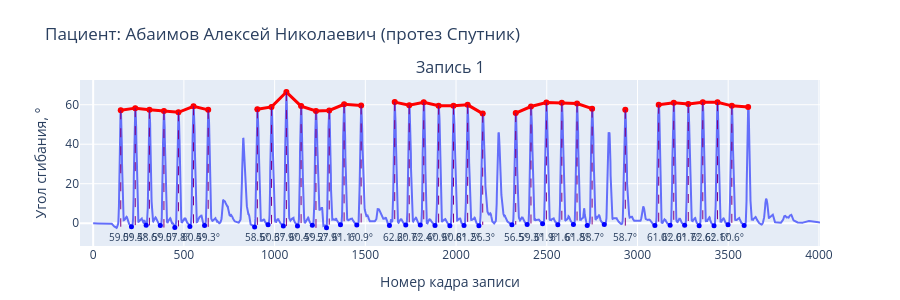

Notebook cell for this chart:
### Code cell
patient_name = list(patients_data_tta.keys())[0]

fig_abaimov_sputnik = plot_joint_for_patient(
    patients_data_tta,
    patient_name,
    joint_idx=3
)

fig_abaimov_sputnik.show()

### Figure 1 — Plotly figure (JSON) as saved in the notebook; plotly's stock layout.template omitted (floating-point values rounded to 4 significant figures; data arrays with more than 128 entries replaced by an {"elided": "..."} marker saying what was removed)
{"data": [{"mode": "lines", "name": "Запись 1", "showlegend": false, "type": "scatter", "x": {"elided": "4007 int values"}, "xaxis": "x", "y": {"elided": "4007 float values"}, "yaxis": "y"}, {"line": {"color": "red", "width": 3}, "mode": "lines+markers", "showlegend": false, "type": "scatter", "x": [152.0, 232.0, 310.0, 390.0, 470.0, 553.0, 634.0, NaN, 905.0, 983.0, 1065.0, 1146.0, 1228.0, 1301.0, 1383.0, 1477.0, NaN, 1662.0, 1742.0, 1822.0, 1904.0, 1986.0, 2064.0, 2147.0, NaN, 2329.0, 2413.0, 2498.0, 2583.0, 2667.0, 2750.0, NaN, 2933.0, NaN, 3117.0, 3200.0, 3280.0, 3360.0, 3441.0, 3520.0, 3610.0], "xaxis": "x", "y": [57.2, 58.28, 57.47, 56.8, 56.18, 59.2, 57.41, NaN, 57.66, 58.92, 66.43, 59.31, 56.83, 57.1, 60.2, 59.62, NaN, 61.33, 59.73, 61.25, 59.54, 59.55, 59.95, 55.5, NaN, 55.78, 59.1, 61.14, 61.01, 60.62, 58.03, NaN, 57.46, NaN, 60.03, 60.98, 60.37, 61.27, 61.28, 59.45, 58.83], "yaxis": "y"}, {"marker": {"color": "red", "size": 5}, "mode": "markers", "showlegend": false, "type": "scatter", "x": [152], "xaxis": "x", "y": [57.2], "yaxis": "y"}, {"marker": {"color": "blue", "size": 5}, "mode": "markers", "showlegend": false, "type": "scatter", "x": [211], "xaxis": "x", "y": [-1.799], "yaxis": "y"}, {"hovertemplate": "Амплитуда: 59.0°<extra></extra>", "line": {"color": "purple", "dash": "dash", "width": 1}, "mode": "lines", "showlegend": false, "type": "scatter", "x": [152, 152], "xaxis": "x", "y": [57.2, -1.799], "yaxis": "y"}, {"marker": {"color": "red", "size": 5}, "mode": "markers", "showlegend": false, "type": "scatter", "x": [232], "xaxis": "x", "y": [58.28], "yaxis": "y"}, {"marker": {"color": "blue", "size": 5}, "mode": "markers", "showlegend": false, "type": "scatter", "x": [292], "xaxis": "x", "y": [-1.092], "yaxis": "y"}, {"hovertemplate": "Амплитуда: 59.4°<extra></extra>", "line": {"color": "purple", "dash": "dash", "width": 1}, "mode": "lines", "showlegend": false, "type": "scatter", "x": [232, 232], "xaxis": "x", "y": [58.28, -1.092], "yaxis": "y"}, {"marker": {"color": "red", "size": 5}, "mode": "markers", "showlegend": false, "type": "scatter", "x": [310], "xaxis": "x", "y": [57.47], "yaxis": "y"}, {"marker": {"color": "blue", "size": 5}, "mode": "markers", "showlegend": false, "type": "scatter", "x": [370], "xaxis": "x", "y": [-1.133], "yaxis": "y"}, {"hovertemplate": "Амплитуда: 58.6°<extra></extra>", "line": {"color": "purple", "dash": "dash", "width": 1}, "mode": "lines", "showlegend": false, "type": "scatter", "x": [310, 310], "xaxis": "x", "y": [57.47, -1.133], "yaxis": "y"}, {"marker": {"color": "red", "size": 5}, "mode": "markers", "showlegend": false, "type": "scatter", "x": [390], "xaxis": "x", "y": [56.8], "yaxis": "y"}, {"marker": {"color": "blue", "size": 5}, "mode": "markers", "showlegend": false, "type": "scatter", "x": [450], "xaxis": "x", "y": [-2.209], "yaxis": "y"}, {"hovertemplate": "Амплитуда: 59.0°<extra></extra>", "line": {"color": "purple", "dash": "dash", "width": 1}, "mode": "lines", "showlegend": false, "type": "scatter", "x": [390, 390], "xaxis": "x", "y": [56.8, -2.209], "yaxis": "y"}, {"marker": {"color": "red", "size": 5}, "mode": "markers", "showlegend": false, "type": "scatter", "x": [470], "xaxis": "x", "y": [56.18], "yaxis": "y"}, {"marker": {"color": "blue", "size": 5}, "mode": "markers", "showlegend": false, "type": "scatter", "x": [533], "xaxis": "x", "y": [-1.644], "yaxis": "y"}, {"hovertemplate": "Амплитуда: 57.8°<extra></extra>", "line": {"color": "purple", "dash": "dash", "width": 1}, "mode": "lines", "showlegend": false, "type": "scatter", "x": [470, 470], "xaxis": "x", "y": [56.18, -1.644], "yaxis": "y"}, {"marker": {"color": "red", "size": 5}, "mode": "markers", "showlegend": false, "type": "scatter", "x": [553], "xaxis": "x", "y": [59.2], "yaxis": "y"}, {"marker": {"color": "blue", "size": 5}, "mode": "markers", "showlegend": false, "type": "scatter", "x": [614], "xaxis": "x", "y": [-1.184], "yaxis": "y"}, {"hovertemplate": "Амплитуда: 60.4°<extra></extra>", "line": {"color": "purple", "dash": "dash", "width": 1}, "mode": "lines", "showlegend": false, "type": "scatter", "x": [553, 553], "xaxis": "x", "y": [59.2, -1.184], "yaxis": "y"}, {"marker": {"color": "red", "size": 5}, "mode": "markers", "showlegend": false, "type": "scatter", "x": [634], "xaxis": "x", "y": [57.41], "yaxis": "y"}, {"marker": {"color": "blue", "size": 5}, "mode": "markers", "showlegend": false, "type": "scatter", "x": [890], "xaxis": "x", "y": [-1.883], "yaxis": "y"}, {"hovertemplate": "Амплитуда: 59.3°<extra></extra>", "line": {"color": "purple", "dash": "dash", "width": 1}, "mode": "lines", "showlegend": false, "type": "scatter", "x": [634, 634], "xaxis": "x", "y": [57.41, -1.883], "yaxis": "y"}, {"marker": {"color": "red", "size": 5}, "mode": "markers", "showlegend": false, "type": "scatter", "x": [905], "xaxis": "x", "y": [57.66], "yaxis": "y"}, {"marker": {"color": "blue", "size": 5}, "mode": "markers", "showlegend": false, "type": "scatter", "x": [964], "xaxis": "x", "y": [-0.85], "yaxis": "y"}, {"hovertemplate": "Амплитуда: 58.5°<extra></extra>", "line": {"color": "purple", "dash": "dash", "width": 1}, "mode": "lines", "showlegend": false, "type": "scatter", "x": [905, 905], "xaxis": "x", "y": [57.66, -0.85], "yaxis": "y"}, {"marker": {"color": "red", "size": 5}, "mode": "markers", "showlegend": false, "type": "scatter", "x": [983], "xaxis": "x", "y": [58.92], "yaxis": "y"}, {"marker": {"color": "blue", "size": 5}, "mode": "markers", "showlegend": false, "type": "scatter", "x": [1048], "xaxis": "x", "y": [-1.433], "yaxis": "y"}, {"hovertemplate": "Амплитуда: 60.3°<extra></extra>", "line": {"color": "purple", "dash": "dash", "width": 1}, "mode": "lines", "showlegend": false, "type": "scatter", "x": [983, 983], "xaxis": "x", "y": [58.92, -1.433], "yaxis": "y"}, {"marker": {"color": "red", "size": 5}, "mode": "markers", "showlegend": false, "type": "scatter", "x": [1065], "xaxis": "x", "y": [66.43], "yaxis": "y"}, {"marker": {"color": "blue", "size": 5}, "mode": "markers", "showlegend": false, "type": "scatter", "x": [1126], "xaxis": "x", "y": [-1.476], "yaxis": "y"}, {"hovertemplate": "Амплитуда: 67.9°<extra></extra>", "line": {"color": "purple", "dash": "dash", "width": 1}, "mode": "lines", "showlegend": false, "type": "scatter", "x": [1065, 1065], "xaxis": "x", "y": [66.43, -1.476], "yaxis": "y"}, {"marker": {"color": "red", "size": 5}, "mode": "markers", "showlegend": false, "type": "scatter", "x": [1146], "xaxis": "x", "y": [59.31], "yaxis": "y"}, {"marker": {"color": "blue", "size": 5}, "mode": "markers", "showlegend": false, "type": "scatter", "x": [1208], "xaxis": "x", "y": [-1.061], "yaxis": "y"}, {"hovertemplate": "Амплитуда: 60.4°<extra></extra>", "line": {"color": "purple", "dash": "dash", "width": 1}, "mode": "lines", "showlegend": false, "type": "scatter", "x": [1146, 1146], "xaxis": "x", "y": [59.31, -1.061], "yaxis": "y"}, {"marker": {"color": "red", "size": 5}, "mode": "markers", "showlegend": false, "type": "scatter", "x": [1228], "xaxis": "x", "y": [56.83], "yaxis": "y"}, {"marker": {"color": "blue", "size": 5}, "mode": "markers", "showlegend": false, "type": "scatter", "x": [1286], "xaxis": "x", "y": [-2.368], "yaxis": "y"}, {"hovertemplate": "Амплитуда: 59.2°<extra></extra>", "line": {"color": "purple", "dash": "dash", "width": 1}, "mode": "lines", "showlegend": false, "type": "scatter", "x": [1228, 1228], "xaxis": "x", "y": [56.83, -2.368], "yaxis": "y"}, {"marker": {"color": "red", "size": 5}, "mode": "markers", "showlegend": false, "type": "scatter", "x": [1301], "xaxis": "x", "y": [57.1], "yaxis": "y"}, {"marker": {"color": "blue", "size": 5}, "mode": "markers", "showlegend": false, "type": "scatter", "x": [1363], "xaxis": "x", "y": [-0.755], "yaxis": "y"}, {"hovertemplate": "Амплитуда: 57.9°<extra></extra>", "line": {"color": "purple", "dash": "dash", "width": 1}, "mode": "lines", "showlegend": false, "type": "scatter", "x": [1301, 1301], "xaxis": "x", "y": [57.1, -0.755], "yaxis": "y"}, {"marker": {"color": "red", "size": 5}, "mode": "markers", "showlegend": false, "type": "scatter", "x": [1383], "xaxis": "x", "y": [60.2], "yaxis": "y"}, {"marker": {"color": "blue", "size": 5}, "mode": "markers", "showlegend": false, "type": "scatter", "x": [1453], "xaxis": "x", "y": [-0.92], "yaxis": "y"}, {"hovertemplate": "Амплитуда: 61.1°<extra></extra>", "line": {"color": "purple", "dash": "dash", "width": 1}, "mode": "lines", "showlegend": false, "type": "scatter", "x": [1383, 1383], "xaxis": "x", "y": [60.2, -0.92], "yaxis": "y"}, {"marker": {"color": "red", "size": 5}, "mode": "markers", "showlegend": false, "type": "scatter", "x": [1477], "xaxis": "x", "y": [59.62], "yaxis": "y"}, {"marker": {"color": "blue", "size": 5}, "mode": "markers", "showlegend": false, "type": "scatter", "x": [1633], "xaxis": "x", "y": [-1.232], "yaxis": "y"}, {"hovertemplate": "Амплитуда: 60.9°<extra></extra>", "line": {"color": "purple", "dash": "dash", "width": 1}, "mode": "lines", "showlegend": false, "type": "scatter", "x": [1477, 1477], "xaxis": "x", "y": [59.62, -1.232], "yaxis": "y"}, {"marker": {"color": "red", "size": 5}, "mode": "markers", "showlegend": false, "type": "scatter", "x": [1662], "xaxis": "x", "y": [61.33], "yaxis": "y"}, {"marker": {"color": "blue", "size": 5}, "mode": "markers", "showlegend": false, "type": "scatter", "x": [1723], "xaxis": "x", "y": [-0.894], "yaxis": "y"}, {"hovertemplate": "Амплитуда: 62.2°<extra></extra>", "line": {"color": "purple", "dash": "dash", "width": 1}, "mode": "lines", "showlegend": false, "type": "scatter", "x": [1662, 1662], "xaxis": "x", "y": [61.33, -0.894], "yaxis": "y"}, {"marker": {"color": "red", "size": 5}, "mode": "markers", "showlegend": false, "type": "scatter", "x": [1742], "xaxis": "x", "y": [59.73], "yaxis": "y"}, {"marker": {"color": "blue", "size": 5}, "mode": "markers", "showlegend": false, "type": "scatter", "x": [1803], "xaxis": "x", "y": [-0.974], "yaxis": "y"}, {"hovertemplate": "Амплитуда: 60.7°<extra></extra>", "line": {"color": "purple", "dash": "dash", "width": 1}, "mode": "lines", "showlegend": false, "type": "scatter", "x": [1742, 1742], "xaxis": "x", "y": [59.73, -0.974], "yaxis": "y"}, {"marker": {"color": "red", "size": 5}, "mode": "markers", "showlegend": false, "type": "scatter", "x": [1822], "xaxis": "x", "y": [61.25], "yaxis": "y"}, {"marker": {"color": "blue", "size": 5}, "mode": "markers", "showlegend": false, "type": "scatter", "x": [1884], "xaxis": "x", "y": [-1.126], "yaxis": "y"}, {"hovertemplate": "Амплитуда: 62.4°<extra></extra>", "line": {"color": "purple", "dash": "dash", "width": 1}, "mode": "lines", "showlegend": false, "type": "scatter", "x": [1822, 1822], "xaxis": "x", "y": [61.25, -1.126], "yaxis": "y"}, {"marker": {"color": "red", "size": 5}, "mode": "markers", "showlegend": false, "type": "scatter", "x": [1904], "xaxis": "x", "y": [59.54], "yaxis": "y"}, {"marker": {"color": "blue", "size": 5}, "mode": "markers", "showlegend": false, "type": "scatter", "x": [1966], "xaxis": "x", "y": [-1.352], "yaxis": "y"}, {"hovertemplate": "Амплитуда: 60.9°<extra></extra>", "line": {"color": "purple", "dash": "dash", "width": 1}, "mode": "lines", "showlegend": false, "type": "scatter", "x": [1904, 1904], "xaxis": "x", "y": [59.54, -1.352], "yaxis": "y"}, {"marker": {"color": "red", "size": 5}, "mode": "markers", "showlegend": false, "type": "scatter", "x": [1986], "xaxis": "x", "y": [59.55], "yaxis": "y"}, {"marker": {"color": "blue", "size": 5}, "mode": "markers", "showlegend": false, "type": "scatter", "x": [2044], "xaxis": "x", "y": [-1.214], "yaxis": "y"}, {"hovertemplate": "Амплитуда: 60.8°<extra></extra>", "line": {"color": "purple", "dash": "dash", "width": 1}, "mode": "lines", "showlegend": false, "type": "scatter", "x": [1986, 1986], "xaxis": "x", "y": [59.55, -1.214], "yaxis": "y"}, {"marker": {"color": "red", "size": 5}, "mode": "markers", "showlegend": false, "type": "scatter", "x": [2064], "xaxis": "x", "y": [59.95], "yaxis": "y"}, {"marker": {"color": "blue", "size": 5}, "mode": "markers", "showlegend": false, "type": "scatter", "x": [2126], "xaxis": "x", "y": [-1.295], "yaxis": "y"}, {"hovertemplate": "Амплитуда: 61.2°<extra></extra>", "line": {"color": "purple", "dash": "dash", "width": 1}, "mode": "lines", "showlegend": false, "type": "scatter", "x": [2064, 2064], "xaxis": "x", "y": [59.95, -1.295], "yaxis": "y"}, {"marker": {"color": "red", "size": 5}, "mode": "markers", "showlegend": false, "type": "scatter", "x": [2147], "xaxis": "x", "y": [55.5], "yaxis": "y"}, {"marker": {"color": "blue", "size": 5}, "mode": "markers", "showlegend": false, "type": "scatter", "x": [2308], "xaxis": "x", "y": [-0.824], "yaxis": "y"}, {"hovertemplate": "Амплитуда: 56.3°<extra></extra>", "line": {"color": "purple", "dash": "dash", "width": 1}, "mode": "lines", "showlegend": false, "type": "scatter", "x": [2147, 2147], "xaxis": "x", "y": [55.5, -0.824], "yaxis": "y"}, {"marker": {"color": "red", "size": 5}, "mode": "markers", "showlegend": false, "type": "scatter", "x": [2329], "xaxis": "x", "y": [55.78], "yaxis": "y"}, {"marker": {"color": "blue", "size": 5}, "mode": "markers", "showlegend": false, "type": "scatter", "x": [2392], "xaxis": "x", "y": [-0.729], "yaxis": "y"}, {"hovertemplate": "Амплитуда: 56.5°<extra></extra>", "line": {"color": "purple", "dash": "dash", "width": 1}, "mode": "lines", "showlegend": false, "type": "scatter", "x": [2329, 2329], "xaxis": "x", "y": [55.78, -0.729], "yaxis": "y"}, {"marker": {"color": "red", "size": 5}, "mode": "markers", "showlegend": false, "type": "scatter", "x": [2413], "xaxis": "x", "y": [59.1], "yaxis": "y"}, {"marker": {"color": "blue", "size": 5}, "mode": "markers", "showlegend": false, "type": "scatter", "x": [2477], "xaxis": "x", "y": [-0.244], "yaxis": "y"}, {"hovertemplate": "Амплитуда: 59.3°<extra></extra>", "line": {"color": "purple", "dash": "dash", "width": 1}, "mode": "lines", "showlegend": false, "type": "scatter", "x": [2413, 2413], "xaxis": "x", "y": [59.1, -0.244], "yaxis": "y"}, {"marker": {"color": "red", "size": 5}, "mode": "markers", "showlegend": false, "type": "scatter", "x": [2498], "xaxis": "x", "y": [61.14], "yaxis": "y"}, {"marker": {"color": "blue", "size": 5}, "mode": "markers", "showlegend": false, "type": "scatter", "x": [2561], "xaxis": "x", "y": [-0.751], "yaxis": "y"}, {"hovertemplate": "Амплитуда: 61.9°<extra></extra>", "line": {"color": "purple", "dash": "dash", "width": 1}, "mode": "lines", "showlegend": false, "type": "scatter", "x": [2498, 2498], "xaxis": "x", "y": [61.14, -0.751], "yaxis": "y"}, {"marker": {"color": "red", "size": 5}, "mode": "markers", "showlegend": false, "type": "scatter", "x": [2583], "xaxis": "x", "y": [61.01], "yaxis": "y"}, {"marker": {"color": "blue", "size": 5}, "mode": "markers", "showlegend": false, "type": "scatter", "x": [2647], "xaxis": "x", "y": [-0.634], "yaxis": "y"}, {"hovertemplate": "Амплитуда: 61.6°<extra></extra>", "line": {"color": "purple", "dash": "dash", "width": 1}, "mode": "lines", "showlegend": false, "type": "scatter", "x": [2583, 2583], "xaxis": "x", "y": [61.01, -0.634], "yaxis": "y"}, {"marker": {"color": "red", "size": 5}, "mode": "markers", "showlegend": false, "type": "scatter", "x": [2667], "xaxis": "x", "y": [60.62], "yaxis": "y"}, {"marker": {"color": "blue", "size": 5}, "mode": "markers", "showlegend": false, "type": "scatter", "x": [2723], "xaxis": "x", "y": [-1.153], "yaxis": "y"}, {"hovertemplate": "Амплитуда: 61.8°<extra></extra>", "line": {"color": "purple", "dash": "dash", "width": 1}, "mode": "lines", "showlegend": false, "type": "scatter", "x": [2667, 2667], "xaxis": "x", "y": [60.62, -1.153], "yaxis": "y"}, {"marker": {"color": "red", "size": 5}, "mode": "markers", "showlegend": false, "type": "scatter", "x": [2750], "xaxis": "x", "y": [58.03], "yaxis": "y"}, {"marker": {"color": "blue", "size": 5}, "mode": "markers", "showlegend": false, "type": "scatter", "x": [2817], "xaxis": "x", "y": [-0.638], "yaxis": "y"}, {"hovertemplate": "Амплитуда: 58.7°<extra></extra>", "line": {"color": "purple", "dash": "dash", "width": 1}, "mode": "lines", "showlegend": false, "type": "scatter", "x": [2750, 2750], "xaxis": "x", "y": [58.03, -0.638], "yaxis": "y"}, {"marker": {"color": "red", "size": 5}, "mode": "markers", "showlegend": false, "type": "scatter", "x": [2933], "xaxis": "x", "y": [57.46], "yaxis": "y"}, {"marker": {"color": "blue", "size": 5}, "mode": "markers", "showlegend": false, "type": "scatter", "x": [3096], "xaxis": "x", "y": [-1.237], "yaxis": "y"}, {"hovertemplate": "Амплитуда: 58.7°<extra></extra>", "line": {"color": "purple", "dash": "dash", "width": 1}, "mode": "lines", "showlegend": false, "type": "scatter", "x": [2933, 2933], "xaxis": "x", "y": [57.46, -1.237], "yaxis": "y"}, {"marker": {"color": "red", "size": 5}, "mode": "markers", "showlegend": false, "type": "scatter", "x": [3117], "xaxis": "x", "y": [60.03], "yaxis": "y"}, {"marker": {"color": "blue", "size": 5}, "mode": "markers", "showlegend": false, "type": "scatter", "x": [3180], "xaxis": "x", "y": [-1.007], "yaxis": "y"}, {"hovertemplate": "Амплитуда: 61.0°<extra></extra>", "line": {"color": "purple", "dash": "dash", "width": 1}, "mode": "lines", "showlegend": false, "type": "scatter", "x": [3117, 3117], "xaxis": "x", "y": [60.03, -1.007], "yaxis": "y"}, {"marker": {"color": "red", "size": 5}, "mode": "markers", "showlegend": false, "type": "scatter", "x": [3200], "xaxis": "x", "y": [60.98], "yaxis": "y"}, {"marker": {"color": "blue", "size": 5}, "mode": "markers", "showlegend": false, "type": "scatter", "x": [3260], "xaxis": "x", "y": [-1.046], "yaxis": "y"}, {"hovertemplate": "Амплитуда: 62.0°<extra></extra>", "line": {"color": "purple", "dash": "dash", "width": 1}, "mode": "lines", "showlegend": false, "type": "scatter", "x": [3200, 3200], "xaxis": "x", "y": [60.98, -1.046], "yaxis": "y"}, {"marker": {"color": "red", "size": 5}, "mode": "markers", "showlegend": false, "type": "scatter", "x": [3280], "xaxis": "x", "y": [60.37], "yaxis": "y"}, {"marker": {"color": "blue", "size": 5}, "mode": "markers", "showlegend": false, "type": "scatter", "x": [3340], "xaxis": "x", "y": [-1.294], "yaxis": "y"}, {"hovertemplate": "Амплитуда: 61.7°<extra></extra>", "line": {"color": "purple", "dash": "dash", "width": 1}, "mode": "lines", "showlegend": false, "type": "scatter", "x": [3280, 3280], "xaxis": "x", "y": [60.37, -1.294], "yaxis": "y"}, {"marker": {"color": "red", "size": 5}, "mode": "markers", "showlegend": false, "type": "scatter", "x": [3360], "xaxis": "x", "y": [61.27], "yaxis": "y"}, {"marker": {"color": "blue", "size": 5}, "mode": "markers", "showlegend": false, "type": "scatter", "x": [3422], "xaxis": "x", "y": [-1.36], "yaxis": "y"}, {"hovertemplate": "Амплитуда: 62.6°<extra></extra>", "line": {"color": "purple", "dash": "dash", "width": 1}, "mode": "lines", "showlegend": false, "type": "scatter", "x": [3360, 3360], "xaxis": "x", "y": [61.27, -1.36], "yaxis": "y"}, {"marker": {"color": "red", "size": 5}, "mode": "markers", "showlegend": false, "type": "scatter", "x": [3441], "xaxis": "x", "y": [61.28], "yaxis": "y"}, {"marker": {"color": "blue", "size": 5}, "mode": "markers", "showlegend": false, "type": "scatter", "x": [3499], "xaxis": "x", "y": [-0.834], "yaxis": "y"}, {"hovertemplate": "Амплитуда: 62.1°<extra></extra>", "line": {"color": "purple", "dash": "dash", "width": 1}, "mode": "lines", "showlegend": false, "type": "scatter", "x": [3441, 3441], "xaxis": "x", "y": [61.28, -0.834], "yaxis": "y"}, {"marker": {"color": "red", "size": 5}, "mode": "markers", "showlegend": false, "type": "scatter", "x": [3520], "xaxis": "x", "y": [59.45], "yaxis": "y"}, {"marker": {"color": "blue", "size": 5}, "mode": "markers", "showlegend": false, "type": "scatter", "x": [3588], "xaxis": "x", "y": [-1.187], "yaxis": "y"}, {"hovertemplate": "Амплитуда: 60.6°<extra></extra>", "line": {"color": "purple", "dash": "dash", "width": 1}, "mode": "lines", "showlegend": false, "type": "scatter", "x": [3520, 3520], "xaxis": "x", "y": [59.45, -1.187], "yaxis": "y"}], "layout": {"annotations": [{"font": {"size": 16}, "showarrow": false, "text": "Запись 1", "x": 0.5, "xanchor": "center", "xref": "paper", "y": 1, "yanchor": "bottom", "yref": "paper"}, {"font": {"size": 10}, "showarrow": false, "text": "59.0°", "x": 152, "xref": "x", "y": -7, "yref": "y"}, {"font": {"size": 10}, "showarrow": false, "text": "59.4°", "x": 232, "xref": "x", "y": -7, "yref": "y"}, {"font": {"size": 10}, "showarrow": false, "text": "58.6°", "x": 310, "xref": "x", "y": -7, "yref": "y"}, {"font": {"size": 10}, "showarrow": false, "text": "59.0°", "x": 390, "xref": "x", "y": -7, "yref": "y"}, {"font": {"size": 10}, "showarrow": false, "text": "57.8°", "x": 470, "xref": "x", "y": -7, "yref": "y"}, {"font": {"size": 10}, "showarrow": false, "text": "60.4°", "x": 553, "xref": "x", "y": -7, "yref": "y"}, {"font": {"size": 10}, "showarrow": false, "text": "59.3°", "x": 634, "xref": "x", "y": -7, "yref": "y"}, {"font": {"size": 10}, "showarrow": false, "text": "58.5°", "x": 905, "xref": "x", "y": -7, "yref": "y"}, {"font": {"size": 10}, "showarrow": false, "text": "60.3°", "x": 983, "xref": "x", "y": -7, "yref": "y"}, {"font": {"size": 10}, "showarrow": false, "text": "67.9°", "x": 1065, "xref": "x", "y": -7, "yref": "y"}, {"font": {"size": 10}, "showarrow": false, "text": "60.4°", "x": 1146, "xref": "x", "y": -7, "yref": "y"}, {"font": {"size": 10}, "showarrow": false, "text": "59.2°", "x": 1228, "xref": "x", "y": -7, "yref": "y"}, {"font": {"size": 10}, "showarrow": false, "text": "57.9°", "x": 1301, "xref": "x", "y": -7, "yref": "y"}, {"font": {"size": 10}, "showarrow": false, "text": "61.1°", "x": 1383, "xref": "x", "y": -7, "yref": "y"}, {"font": {"size": 10}, "showarrow": false, "text": "60.9°", "x": 1477, "xref": "x", "y": -7, "yref": "y"}, {"font": {"size": 10}, "showarrow": false, "text": "62.2°", "x": 1662, "xref": "x", "y": -7, "yref": "y"}, {"font": {"size": 10}, "showarrow": false, "text": "60.7°", "x": 1742, "xref": "x", "y": -7, "yref": "y"}, {"font": {"size": 10}, "showarrow": false, "text": "62.4°", "x": 1822, "xref": "x", "y": -7, "yref": "y"}, {"font": {"size": 10}, "showarrow": false, "text": "60.9°", "x": 1904, "xref": "x", "y": -7, "yref": "y"}, {"font": {"size": 10}, "showarrow": false, "text": "60.8°", "x": 1986, "xref": "x", "y": -7, "yref": "y"}, {"font": {"size": 10}, "showarrow": false, "text": "61.2°", "x": 2064, "xref": "x", "y": -7, "yref": "y"}, {"font": {"size": 10}, "showarrow": false, "text": "56.3°", "x": 2147, "xref": "x", "y": -7, "yref": "y"}, {"font": {"size": 10}, "showarrow": false, "text": "56.5°", "x": 2329, "xref": "x", "y": -7, "yref": "y"}, {"font": {"size": 10}, "showarrow": false, "text": "59.3°", "x": 2413, "xref": "x", "y": -7, "yref": "y"}, {"font": {"size": 10}, "showarrow": false, "text": "61.9°", "x": 2498, "xref": "x", "y": -7, "yref": "y"}, {"font": {"size": 10}, "showarrow": false, "text": "61.6°", "x": 2583, "xref": "x", "y": -7, "yref": "y"}, {"font": {"size": 10}, "showarrow": false, "text": "61.8°", "x": 2667, "xref": "x", "y": -7, "yref": "y"}, {"font": {"size": 10}, "showarrow": false, "text": "58.7°", "x": 2750, "xref": "x", "y": -7, "yref": "y"}, {"font": {"size": 10}, "showarrow": false, "text": "58.7°", "x": 2933, "xref": "x", "y": -7, "yref": "y"}, {"font": {"size": 10}, "showarrow": false, "text": "61.0°", "x": 3117, "xref": "x", "y": -7, "yref": "y"}, {"font": {"size": 10}, "showarrow": false, "text": "62.0°", "x": 3200, "xref": "x", "y": -7, "yref": "y"}, {"font": {"size": 10}, "showarrow": false, "text": "61.7°", "x": 3280, "xref": "x", "y": -7, "yref": "y"}, {"font": {"size": 10}, "showarrow": false, "text": "62.6°", "x": 3360, "xref": "x", "y": -7, "yref": "y"}, {"font": {"size": 10}, "showarrow": false, "text": "62.1°", "x": 3441, "xref": "x", "y": -7, "yref": "y"}, {"font": {"size": 10}, "showarrow": false, "text": "60.6°", "x": 3520, "xref": "x", "y": -7, "yref": "y"}], "height": 300, "margin": {"b": 40, "t": 80}, "showlegend": false, "title": {"text": "Пациент: Абаимов Алексей Николаевич (протез Спутник)"}, "xaxis": {"anchor": "y", "domain": [0, 1], "title": {"text": "Номер кадра записи"}}, "yaxis": {"anchor": "x", "domain": [0, 1], "title": {"text": "Угол сгибания, °"}}}}
